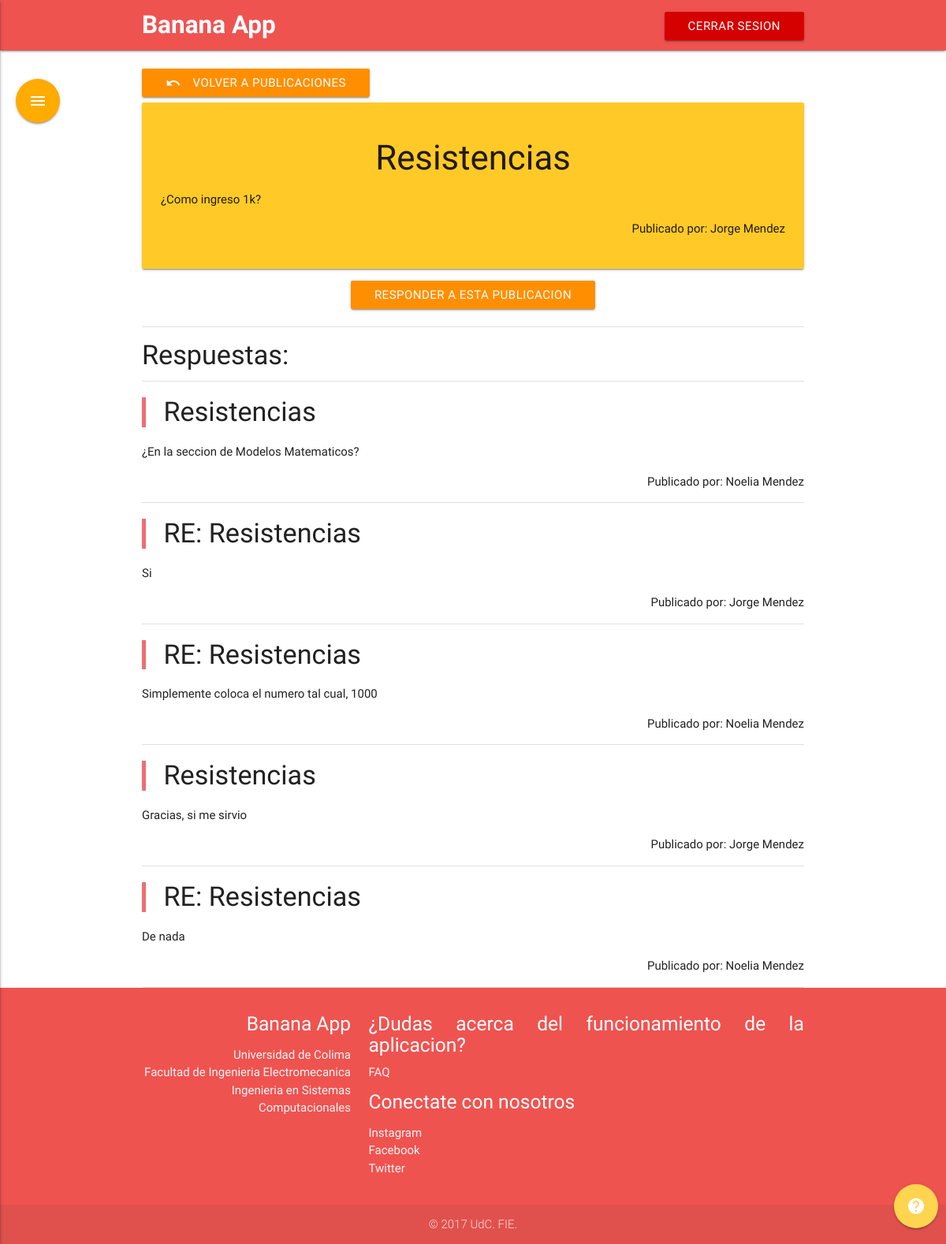
The page /simuladores/foro.php?id=6 on the database its author committed.
### tables this page shows
CREATE TABLE `foro` (
  `ID` int(255) NOT NULL,
  `autor` varchar(5000) DEFAULT NULL,
  `titulo` varchar(5000) DEFAULT NULL,
  `mensaje` text,
  `fecha` date NOT NULL,
  `respuestas` int(255) NOT NULL DEFAULT '0',
  `identificador` int(255) NOT NULL DEFAULT '0'
);

### simuladores/foro.php (the view, shortened to what this page needs)
<?php
	include("../includes/conexion_foro.php");
?>
<!DOCTYPE html>
<html lang="en">
<head>
    <?php include('../includes/head.php'); ?>
</head>
<body>
    <?php include('../includes/nav.php'); ?>
		<div class="container">
			<?php
				if(isset($_GET["id"]))
				$id = $_GET['id'];
				$query = "SELECT * FROM  foro WHERE ID = '$id' ORDER BY fecha DESC";
				$result = $mysqli->query($query);
				while($row = mysqli_fetch_array($result, MYSQLI_ASSOC)){
					$id = $row['ID'];
					$titulo = $row['titulo'];
					$autor = $row['autor'];
					$mensaje = $row['mensaje'];
					$respuestas = $row['respuestas'];
					echo "<br><a href='faq.php' class='btn amber darken-3'><i class='material-icons left'>undo</i>Volver a publicaciones</a>";
					echo "<div class='card-panel amber lighten-1'>";
					echo "<h3 align='center'>$titulo</h3>";
					echo "<span>$mensaje</span><br>";
					echo "<p align='right'>Publicado por: $autor</p>";
					echo "</div>";
					echo "<center><a href='form.php?id&respuestas=$respuestas&identificador=$id' class='btn amber darken-3'>Responder a esta publicacion</a></center><br>";
				}
				$query2 = "SELECT * FROM  foro WHERE identificador = '$id' ORDER BY fecha DESC";
				$result2 = $mysqli->query($query2);
				echo "<div class='divider'></div>";
				echo "<h4>Respuestas:</h4>";
				echo "<div class='divider'></div>";
				while($row = mysqli_fetch_array($result2, MYSQLI_ASSOC)){
					$titulo = $row['titulo'];
					$autor = $row['autor'];
					$mensaje = $row['mensaje'];
					echo "<blockquote><h4>$titulo</h4></blockquote>";
					echo "<span>$mensaje</span><br>";
					echo "<p align='right'>Publicado por: $autor</p>";
					echo "<div class='divider'></div>";
				}
			?>
		</div>
<?php include('../includes/footer.php'); ?>
</body>
</html>

### includes/head.php (style rules this page uses)
body { text-align: justify; }

### rows shown on the page
foro: titulo "Resistencias", mensaje "¿Como ingreso 1k?", autor "Jorge Mendez"
foro: titulo "Resistencias", mensaje "¿En la seccion de Modelos Matematicos?", autor "Noelia Mendez"
foro: titulo "RE: Resistencias", mensaje "Si", autor "Jorge Mendez"
foro: titulo "RE: Resistencias", mensaje "Simplemente coloca el numero tal cual, 1000", autor "Noelia Mendez"
foro: titulo "Resistencias", mensaje "Gracias, si me sirvio", autor "Jorge Mendez"
foro: titulo "RE: Resistencias", mensaje "De nada", autor "Noelia Mendez"
